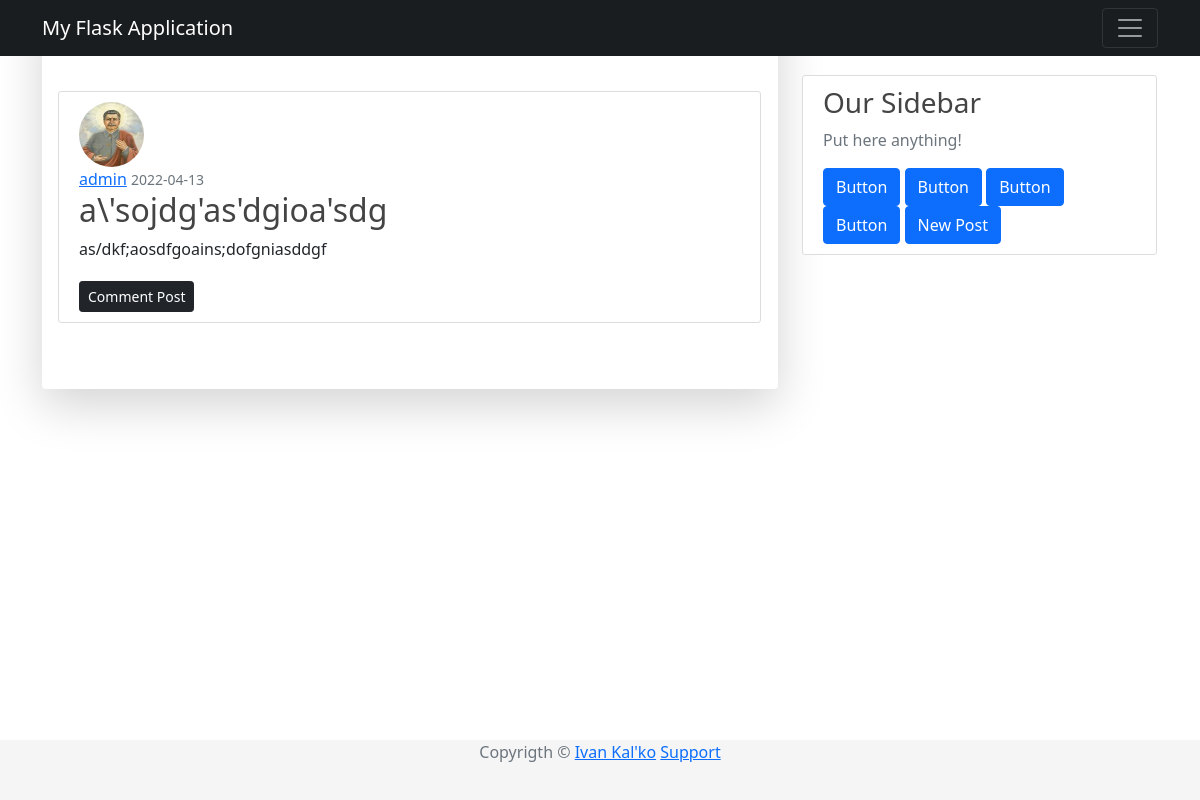
The app's page /post/8 (signed in) with its own data.
### app/models/user.py (models this page shows, shortened)
class User(UserMixin, db.Model):
    __tablename__ = "users"
    id = db.Column(db.Integer, primary_key=True)
    username = db.Column(db.String(64), unique=True, nullable=False)
    password_hash = db.Column(db.String(128), nullable=False)
    email = db.Column(db.String(120), nullable=False, unique=True)
    image_file = db.Column(db.String(20), nullable=False, default="default.png")
    join_date = db.Column(db.DateTime, nullable=False, default=datetime.utcnow)
    posts = db.relationship('Post', backref='author', lazy=True)

### app/models/post.py (models this page shows, shortened)
class Post(db.Model):
    __tablename__ = "posts"
    id = db.Column(db.Integer, primary_key=True)
    title = db.Column(db.String(100), nullable=False)
    timestamp = db.Column(db.DateTime, nullable=False, default=datetime.utcnow)
    content = db.Column(db.Text, nullable=False)
    user_id = db.Column(db.Integer, db.ForeignKey("users.id"), nullable=False)
    comment = db.relationship('Comment', backref='article', lazy=True)

### app/routes/post.py (the view)
@app.route('/post/<int:id>')
@login_required
def post(id:int):
    post = Post.query.get_or_404(id)
    return render_template('post.html', title=post.title, post=post)

### app/models/user.py (called while the page is built)
@login.user_loader
def load_user(id:int) -> User:
    return User.query.get(int(id))

### app/templates/post.html (shortened to what this page needs)
{% extends "base.html" %}
{% block content %}
    <article class="media content-section">
        <img class="rounded-circle article-img" src = "{{ url_for('static', filename='images/profiles/' + post.author.image_file) }}">
        <div class="media-body">
            <div class="article-metadata">
                <a class="mr-2" href="{{ url_for('user_public', username=post.author.username )}}">{{ post.author.username }}</a>
                <small class="text-muted">{{ post.timestamp.strftime('%Y-%m-%d') }}</small>
            </div>
            <h2 class="article-title">{{ post.title }}</h2>
            <p class="article-content">{{ post.content }}</p>
        </div>
        <a class="btn btn-dark btn-sm mt-1" href="{{ url_for('comment_post', post_id=post.id)}}">Comment Post</a>
    </article>
{% endblock %}

### app/static/css/base.css (style rules this page uses)
body { background: #fafafa; color: #333333; margin-top: 5rem; }
h1, h2, h3, h4, h5, h6 { color : #444444; }
.content-section { background: #ffffff; padding: 10px 20px; border: 1px solid #dddddd; border-radius: 3px; margin-right: 1px; margin-top: 75px; margin-bottom: 50px; }
.article-title { color: #444444; }
.article-content { white-space: pre-line; }
.article-img { height: 65px; width: 65px; margin-right: 16px; }
.mt-1 { margin-top: .25rem!important; }
html * { -webkit-font-smoothing: antialiased; -moz-osx-font-smoothing: grayscale; }
body { color: #67748e; font-weight: 400; line-height: 1.6; background-color: #fff; }
body { margin: 0; font-family: var(--bs-font-sans-serif); font-size: 1rem; line-height: 1.5; -webkit-text-size-adjust: 100%; -webkit-tap-highlight-color: rgba(0,0,0,0); }
:root { --bs-blue: #63b3ed; --bs-indigo: #596cff; --bs-purple: #6f42c1; --bs-pink: #d63384; --bs-red: #f56565; --bs-orange: #fd7e14; --bs-yellow: #fbd38d; --bs-green: #81e6d9; --bs-teal: #20c997; --bs-cyan: #0dcaf0; --bs-gray: #6c757d; --bs-gray-dark: #343a40; --bs-primary: #cb0c9f; --bs-secondary: #8392ab; --bs-success: #82d616; --bs-info: #17c1e8; --bs-warning: #f53939; --bs-danger: #ea0606; --bs-light: #e9ecef; --bs-dark: #252f40; --bs-white: #fff; --bs-font-sans-serif: Open Sans; --bs-font-monospace: SFMono-Regular,Menlo,Monaco,Consolas,"Liberation Mono","Courier New",monospace; --bs-gradient: linear-gradient(180deg,hsla(0,0%,100%,.15),hsla(0,0%,100%,0)); }

### records on screen
User: image_file (picture), author.username "admin"
Post: timestamp "2022-04-13", title "a\\'sojdg'as'dgioa'sdg", content "as/dkf;aosdfgoains;dofgniasddgf"
